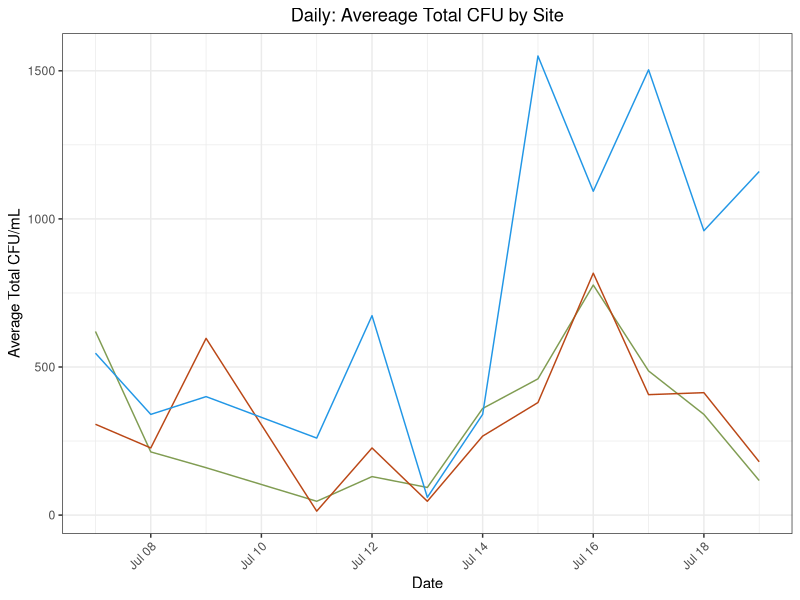
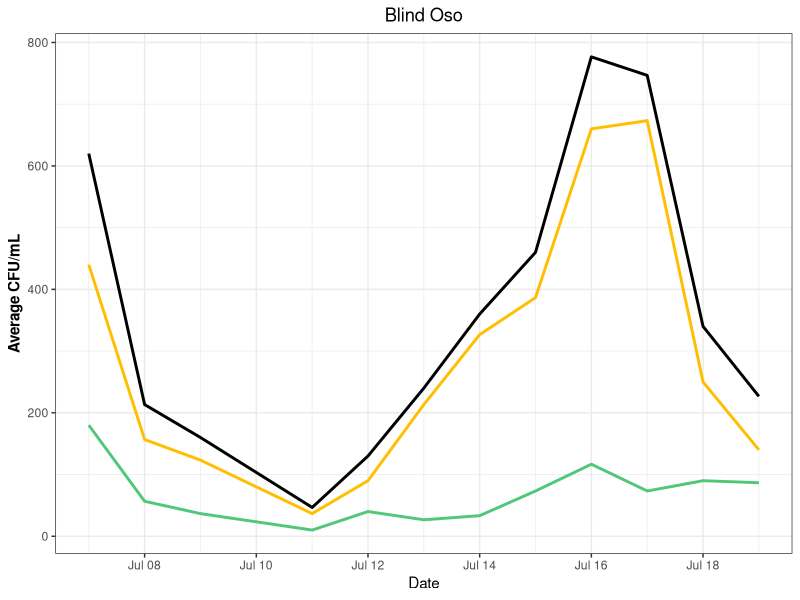
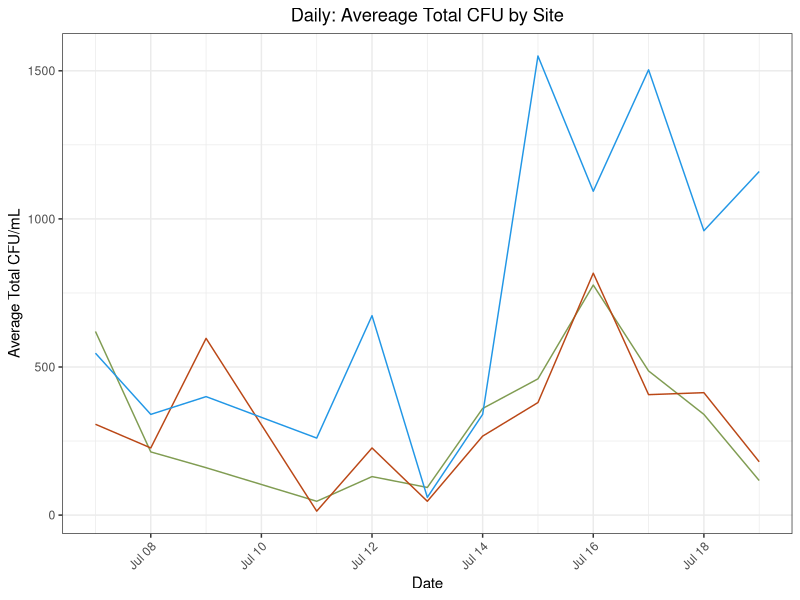
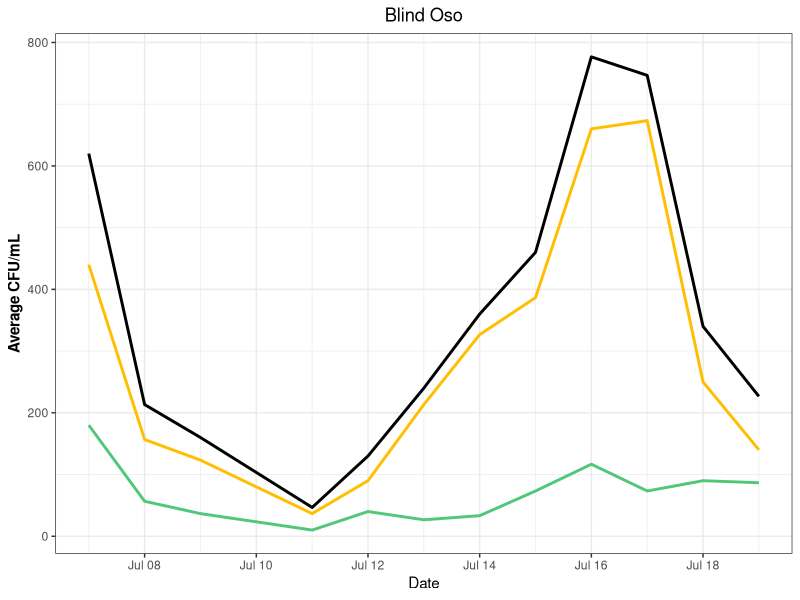

The R script that drew these images, in order: (Note: this script raises an error after producing the figures.)
## ---- chunk 1
library(here)
library(tidyverse)
## ---- chunk 2
#MASTER
master<- read_csv(here("data", "processed_data", "tx_master.csv"))
#DAILY
b_d<- read_csv(here("data", "processed_data", "bo_master_daily.csv"))
c_d<- read_csv(here("data", "processed_data", "c2_master_daily.csv"))
r_d<- read_csv(here("data", "processed_data", "rd_master_daily.csv"))

#MONTHLY
b_m<- read_csv(here("data", "processed_data", "bo_master_monthly.csv"))
c_m<- read_csv(here("data", "processed_data", "c2_master_monthly.csv"))
r_m<- read_csv(here("data", "processed_data", "rd_master_monthly.csv"))
## ---- chunk 3
daily<- 
  master %>%
  filter(Type %in% "Daily",
         hr_cst %in% "01")

monthly<- 
  master %>%
  filter(Type %in% "Monthly"| date %in% as.Date('2022-07-07'),
         hr_cst %in% c("01", "00"))
## ---- chunk 4
daily %>%
  ggplot() + 
  geom_line(
    aes(x = date,
        y = cfu_tot,
        color = site)) +
 #facet_wrap(~site)+
  theme(axis.text.x = element_text(angle = 45, hjust = 1))+
  scale_color_manual(values = c("Blind Oso" = "#809C52",
                                "Canals" = "#ba4716",
                                "Gulf" = "4c848c")) +
  theme_bw() +
  labs(x = "Date",
       y = "Average Total CFU/mL",
       title = "Daily: Avereage Total CFU by Site")+
  theme(plot.title = element_text(hjust = 0.5),
        legend.position = "none",
        axis.text.x = element_text(angle = 45, hjust = 1))

ggsave(here("results", "plots", "cfu", "total_daily.png"))
## ---- chunk 5
b_d %>%
  ggplot() + 
  geom_line(
    aes(x = date,
        y = cfu_tot),
    size = 1) +
   geom_line(
    aes(x = date,
        y = cfu_gre),
    color = "#50C878",
    size = 1) +
  geom_line(
    aes(x = date,
        y = cfu_yel),
    color = "#FFBF00",
    size = 1) +
  theme_bw() +
  labs(x = "Date",
       y = "Average CFU/mL",
       title = "Blind Oso") +
  theme(axis.title.y = element_text(face = "bold"),
        plot.title = element_text(hjust = 0.5))

ggsave(here("results", "plots", "cfu", "bo_all_daily.png"))
## ---- chunk 6
c_d %>%
  ggplot() + 
  geom_line(
    aes(x = date,
        y = cfu_tot),
    size = 1) +
   geom_line(
    aes(x = date,
        y = cfu_gre),
    color = "#50C878",
    size = 1) +
  geom_line(
    aes(x = date,
        y = cfu_yel),
    color = "#FFBF00",
    size = 1) +
  theme_bw() +
  labs(x = "Date",
       y = "Average CFU/mL",
       title = "Canals") +
  theme(axis.title.y = element_text(face = "bold"),
        plot.title = element_text(hjust = 0.5))

ggsave(here("results", "plots", "cfu", "c2_all_daily.png"))
## ---- chunk 7
r_d %>%
  ggplot() + 
  geom_line(
    aes(x = date,
        y = cfu_tot),
    size = 1) +
   geom_line(
    aes(x = date,
        y = cfu_gre),
    color = "#50C878",
    size = 1) +
  geom_line(
    aes(x = date,
        y = cfu_yel),
    color = "#FFBF00",
    size = 1) +
  theme_bw() +
  labs(x = "Date",
       y = "Average CFU/mL",
       title = "Gulf") +
  theme(axis.title.y = element_text(face = "bold"),
        plot.title = element_text(hjust = 0.5))

ggsave(here("results", "plots", "cfu", "gulf_all_daily.png"))
## ---- chunk 8
monthly %>%
  ggplot() + 
  geom_line(
    aes(x = date,
        y = cfu_tot,
        color = site)) +
  facet_wrap(~site)+
  theme(axis.text.x = element_text(angle = 45, hjust = 1))+
  scale_color_manual(values = c("Blind Oso" = "#809C52",
                                "Canals" = "#ba4716",
                                "Gulf" = "#4c848c")) +
  theme_bw() +
  labs(x = "Date",
       y = "Average Total CFU/mL",
       title = "Monthly: Avereage Total CFU by Site")+
  theme(plot.title = element_text(hjust = 0.5),
        legend.position = "none",
        axis.text.x = element_text(angle = 45, hjust = 1))

ggsave(here("results", "plots", "cfu", "total_monthly.png"))
## ---- chunk 9
b_m %>%
  ggplot() + 
  geom_line(
    aes(x = date,
        y = cfu_tot),
    size = 1) +
   geom_line(
    aes(x = date,
        y = cfu_gre),
    color = "#50C878",
    size = 1) +
  geom_line(
    aes(x = date,
        y = cfu_yel),
    color = "#FFBF00",
    size = 1) +
  geom_point(
    aes(x = date,
        y = cfu_tot),
    size = 2) +
   geom_point(
    aes(x = date,
        y = cfu_gre),
    color = "#50C878",
    size = 2) +
  geom_point(
    aes(x = date,
        y = cfu_yel),
    color = "#FFBF00",
    size = 2) +
  theme_bw() +
  labs(x = "Date",
       y = "Average CFU/mL",
       title = "Blind Oso") +
  theme(axis.title.y = element_text(face = "bold"),
        plot.title = element_text(hjust = 0.5))

ggsave(here("results", "plots", "cfu", "bo_all_monthly.png"))
## ---- chunk 10
c_m %>%
  ggplot() + 
  geom_line(
    aes(x = date,
        y = cfu_tot),
    size = 1) +
   geom_line(
    aes(x = date,
        y = cfu_gre),
    color = "#50C878",
    size = 1) +
  geom_line(
    aes(x = date,
        y = cfu_yel),
    color = "#FFBF00",
    size = 1) +
  geom_point(
    aes(x = date,
        y = cfu_tot),
    size = 2) +
   geom_point(
    aes(x = date,
        y = cfu_gre),
    color = "#50C878",
    size = 2) +
  geom_point(
    aes(x = date,
        y = cfu_yel),
    color = "#FFBF00",
    size = 2) +
  theme_bw() +
  labs(x = "Date",
       y = "Average CFU/mL",
       title = "Canals") +
  theme(axis.title.y = element_text(face = "bold"),
        plot.title = element_text(hjust = 0.5))

ggsave(here("results", "plots", "cfu", "c2_all_monthly.png"))
## ---- chunk 11
r_m %>%
  ggplot() + 
  geom_line(
    aes(x = date,
        y = cfu_tot),
    size = 1) +
   geom_line(
    aes(x = date,
        y = cfu_gre),
    color = "#50C878",
    size = 1) +
  geom_line(
    aes(x = date,
        y = cfu_yel),
    color = "#FFBF00",
    size = 1) +
  geom_point(
    aes(x = date,
        y = cfu_tot),
    size = 2) +
   geom_point(
    aes(x = date,
        y = cfu_gre),
    color = "#50C878",
    size = 2) +
  geom_point(
    aes(x = date,
        y = cfu_yel),
    color = "#FFBF00",
    size = 2) +
  theme_bw() +
  labs(x = "Date",
       y = "Average CFU/mL",
       title = "Gulf") +
  theme(axis.title.y = element_text(face = "bold"),
        plot.title = element_text(hjust = 0.5))

ggsave(here("results", "plots", "cfu", "rd_all_monthly.png"))
